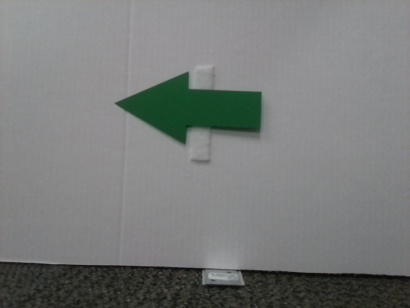
#> input picture scripts/Lab6/2022Simgs/1.jpg, 410 x 308 px
$ python -i classifier_abhi.py   (imports and definitions only)
#> lines starting #> are read from the running program, lines starting #| are printed output that depends on the picture; after the words box and inside, x2 and y2 are one past the last pixel; in counts of white or black regions, pixels touching at a corner belong together
import cv2
import numpy as np;
import sklearn as sk
from sklearn.neighbors import KNeighborsClassifier
from sklearn import metrics
import pickle
from sklearn import preprocessing
from sklearn.metrics import confusion_matrix
import os
import numpy as np
import csv
# Read image

IMG_SIZE1=205
IMG_SIZE2=154


def load_data(data):
	images=[]
	labels=[]
	filename=[]
	path='./2022Fimgs/'
	for each in data:
		im=cv2.imread(os.path.join(path,each[0]+".png"))
		images.append(im)
		labels.append(int(each[1]))
		filename.append(each[0])
	return np.array(images),labels


def load_data_from_txt(path):
#> further down, picture is the input picture: shape (308, 410, 3); mean B, G, R 122.6, 123.5, 121.1
	DIR='./2022Fimgs/'
	f=open(DIR+path,'r')
	reader = csv.reader(f)
	data = np.array(list(reader))
	return data


def process(image):

	cv2.imshow("image", image)

	img_copy      = image.copy()
	img_copy      = cv2.cvtColor(img_copy,cv2.COLOR_BGR2GRAY)
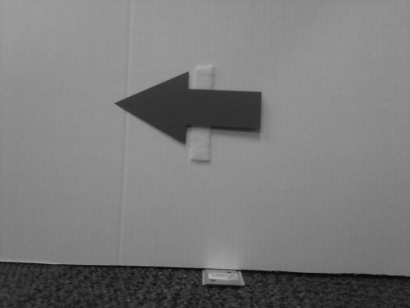
#> img_copy: shape (308, 410); min 5, max 174, mean 122.6

	## Blurring and Threshing
	blurred       = cv2.medianBlur(img_copy, 9)
	filter       = cv2.bilateralFilter(blurred, 5, 75, 75)
	_, thresh = cv2.threshold(filter,90,255,cv2.THRESH_BINARY)
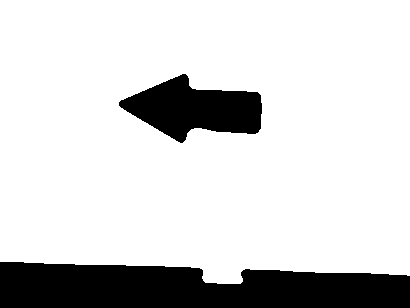
#> thresh: shape (308, 410); 83% white; 2 black regions, box (x1, y1, x2, y2) and area: (0, 262, 410, 308) 15675, (119, 74, 262, 143) 5732

	## Morphological Operations
	element       = cv2.getStructuringElement(cv2.MORPH_RECT, (3,3))
	dilated       = cv2.dilate(thresh, element, iterations=1)
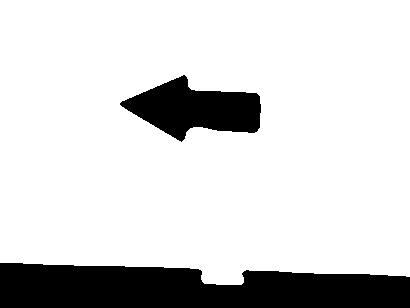
#> dilated: shape (308, 410); 83.8% white; 2 black regions, box (x1, y1, x2, y2) and area: (0, 263, 410, 308) 15215, (120, 75, 261, 142) 5300

	## Bitwise And Operation
	mask          = 255-dilated
	sample        = mask*img_copy
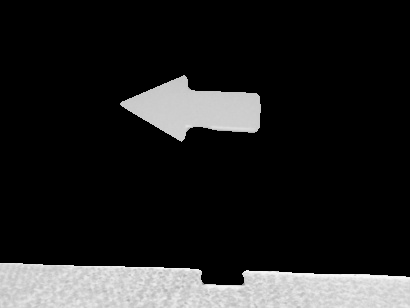
#> sample: shape (308, 410); min 0, max 251, mean 34.3

	## Contour Detection using Canny Edge Detection Algorithm
	edged = cv2.Canny(sample,30,200)
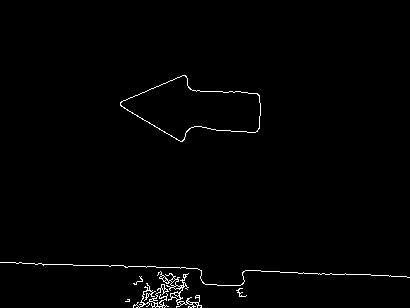
#> edged: shape (308, 410); 1.1% white in thin lines or dots, all inside (x1, y1, x2, y2) = (0, 75, 410, 308)
	contours, _ = cv2.findContours(edged,
						  cv2.RETR_TREE, cv2.CHAIN_APPROX_SIMPLE)
#> contours = 30 contours, 24 with area under 20; largest, box (x1, y1, x2, y2) and area: (120, 75, 261, 142) 5256, (120, 75, 261, 142) 5228, (157, 271, 202, 308) 232, (133, 283, 169, 308) 93, (170, 293, 181, 300) 30, (170, 279, 179, 287) 25

	## Find the contour with the maximum area
	try:
		areas = [cv2.contourArea(c) for c in contours]
#> areas = 30 values, max 5256 at index 28, min 1 at index 0, mean 368
		if max(areas)>0:
			max_index = np.argmax(areas)
#> max_index = 28
			cnt=contours[max_index]
#> cnt = contour of 158 points, box (x1, y1, x2, y2) (120, 75, 261, 142), area 5256
		else:
			return image
	except:
		return image

	x,y,w,h = cv2.boundingRect(cnt)
#> x = 120; y = 75; w = 141; h = 67
	return image[y-20:y+h+10,x-20:x+w+10]
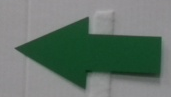
#> returned value: shape (97, 171, 3); mean of channels 0, 1, 2 107.8, 117.1, 101.4; drawn as B, G, R


# [1 line that did not run here, left out]
# [1 line that did not run here, left out]

#print(train_data)

# [1 line that did not run here, left out]
# [1 line that did not run here, left out]

processed_test_images=[]

#print(test_images)

# [6 lines not run here, left out]

processed_test_images=np.array(processed_test_images)
# [1 line that did not run here, left out]
# [1 line that did not run here, left out]
processed_test_images=processed_test_images/255

knn = KNeighborsClassifier(n_neighbors=1)
# [1 line not run here, left out]


filename = 'finalized_model.pkl'
# [1 line not run here, left out]
# [1 line that did not run here, left out]
# [2 lines not run here, left out]

>>> import cv2
>>> picture = cv2.imread('2022Simgs/1.jpg')
>>> result = process(picture)

$ run again, on scripts/Lab6/2022Simgs/102.jpg
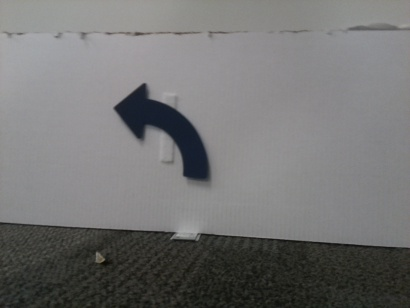
#> input picture scripts/Lab6/2022Simgs/102.jpg, 410 x 308 px
#> picture is the input picture: shape (308, 410, 3); mean B, G, R 115.3, 115.6, 115.7
#> in process, `_, thresh = cv2.threshold(filter,90,255,cv2.THRESH_BINARY)`:
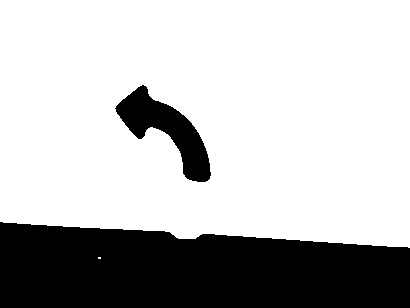
#> thresh: shape (308, 410); 73.5% white; 2 black regions, box (x1, y1, x2, y2) and area: (0, 222, 410, 308) 29895, (115, 85, 211, 182) 3538
#> dilated: shape (308, 410); 74.2% white; 2 black regions, box (x1, y1, x2, y2) and area: (0, 223, 410, 308) 29435, (117, 87, 210, 181) 3133
#> edged: shape (308, 410); 0.69% white in thin lines or dots, all inside (x1, y1, x2, y2) = (0, 87, 410, 271)
#> contours = 9 contours, 7 with area under 20; largest, box (x1, y1, x2, y2) and area: (117, 87, 210, 181) 3134, (117, 87, 210, 181) 3066
#> areas = [10, 19.5, 19, 1, 19.5, 2, 2, 3134, 3066]
#> max_index = 7
#> cnt = contour of 135 points, box (x1, y1, x2, y2) (117, 87, 210, 181), area 3134
#> x = 117; y = 87; w = 93; h = 94
#> in process, `return image[y-20:y+h+10,x-20:x+w+10]`:
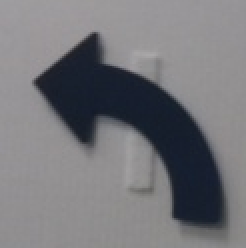
#> returned value: shape (124, 123, 3) (shown 2 times larger); mean of channels 0, 1, 2 122.4, 118.3, 118.2; drawn as B, G, R

$ run again, on scripts/Lab6/2022Simgs/103.jpg
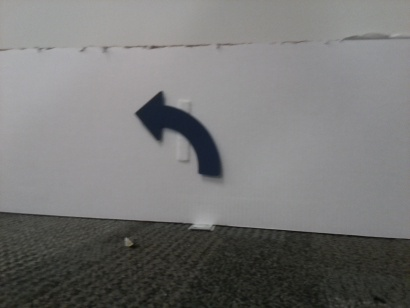
#> input picture scripts/Lab6/2022Simgs/103.jpg, 410 x 308 px
#> picture is the input picture: shape (308, 410, 3); mean B, G, R 117.5, 118.2, 118.4
#> in process, `_, thresh = cv2.threshold(filter,90,255,cv2.THRESH_BINARY)`:
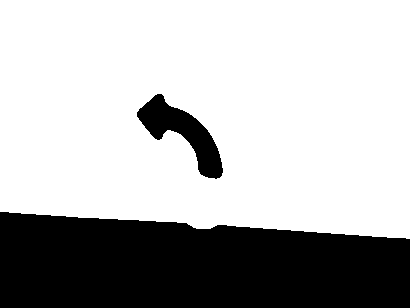
#> thresh: shape (308, 410); 71% white; 2 black regions, box (x1, y1, x2, y2) and area: (0, 212, 410, 308) 33895, (137, 94, 223, 179) 2752
#> dilated: shape (308, 410); 71.6% white; 2 black regions, box (x1, y1, x2, y2) and area: (0, 213, 410, 308) 33450, (138, 95, 222, 177) 2394
#> edged: shape (308, 410); 1% white in thin lines or dots, all inside (x1, y1, x2, y2) = (0, 95, 410, 308)
#> contours = 17 contours, 9 with area under 20; largest, box (x1, y1, x2, y2) and area: (138, 95, 222, 177) 2399, (138, 95, 222, 177) 2336, (125, 279, 199, 308) 232, (124, 230, 142, 249) 56, (168, 293, 176, 305) 48, (124, 237, 133, 247) 42, (127, 297, 137, 304) 36, (138, 299, 147, 305) 22
#> areas = [232, 21.5, 5.5, 36, 4, 47.5, 4, 5.5, 5.5, 2, 7.5, 55.5, 42, 16.5, 4, 2399, 2335.5]
#> max_index = 15
#> cnt = contour of 114 points, box (x1, y1, x2, y2) (138, 95, 222, 177), area 2399
#> x = 138; y = 95; w = 84; h = 82
#> in process, `return image[y-20:y+h+10,x-20:x+w+10]`:
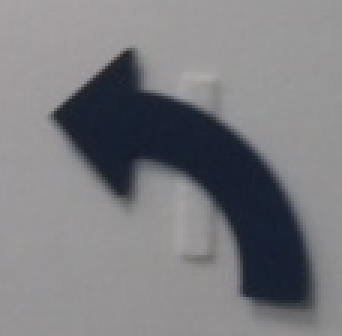
#> returned value: shape (112, 114, 3) (shown 3 times larger); mean of channels 0, 1, 2 127.8, 124.1, 123.8; drawn as B, G, R

$ run again, on scripts/Lab6/2022Simgs/111.jpg
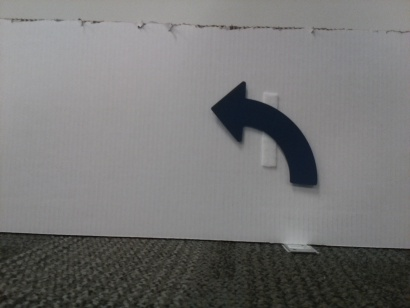
#> input picture scripts/Lab6/2022Simgs/111.jpg, 410 x 308 px
#> picture is the input picture: shape (308, 410, 3); mean B, G, R 117.1, 117.4, 117.6
#> in process, `_, thresh = cv2.threshold(filter,90,255,cv2.THRESH_BINARY)`:
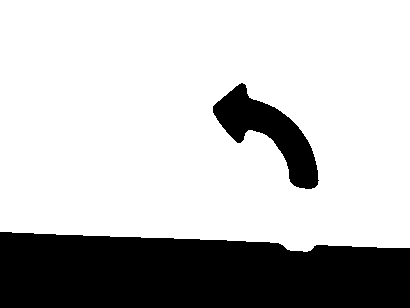
#> thresh: shape (308, 410); 74.8% white; 2 black regions, box (x1, y1, x2, y2) and area: (0, 232, 410, 308) 27600, (213, 83, 319, 189) 4276
#> dilated: shape (308, 410); 75.5% white; 2 black regions, box (x1, y1, x2, y2) and area: (0, 233, 410, 308) 27160, (214, 85, 317, 188) 3831
#> edged: shape (308, 410); 3% white in thin lines or dots, all inside (x1, y1, x2, y2) = (0, 85, 410, 308)
#> contours = 125 contours, 93 with area under 20; largest, box (x1, y1, x2, y2) and area: (214, 85, 318, 188) 3835, (214, 85, 318, 188) 3754, (24, 238, 108, 284) 1088, (41, 242, 73, 283) 456, (68, 278, 110, 308) 341
#> areas = 125 values, max 3835 at index 123, min 2 at index 31, mean 94.27
#> max_index = 123
#> cnt = contour of 147 points, box (x1, y1, x2, y2) (214, 85, 318, 188), area 3835
#> x = 214; y = 85; w = 104; h = 103
#> in process, `return image[y-20:y+h+10,x-20:x+w+10]`:
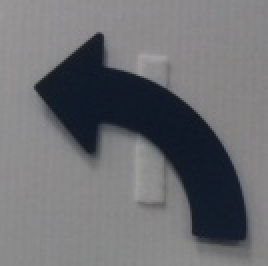
#> returned value: shape (133, 134, 3) (shown 2 times larger); mean of channels 0, 1, 2 114, 110.6, 109.4; drawn as B, G, R
